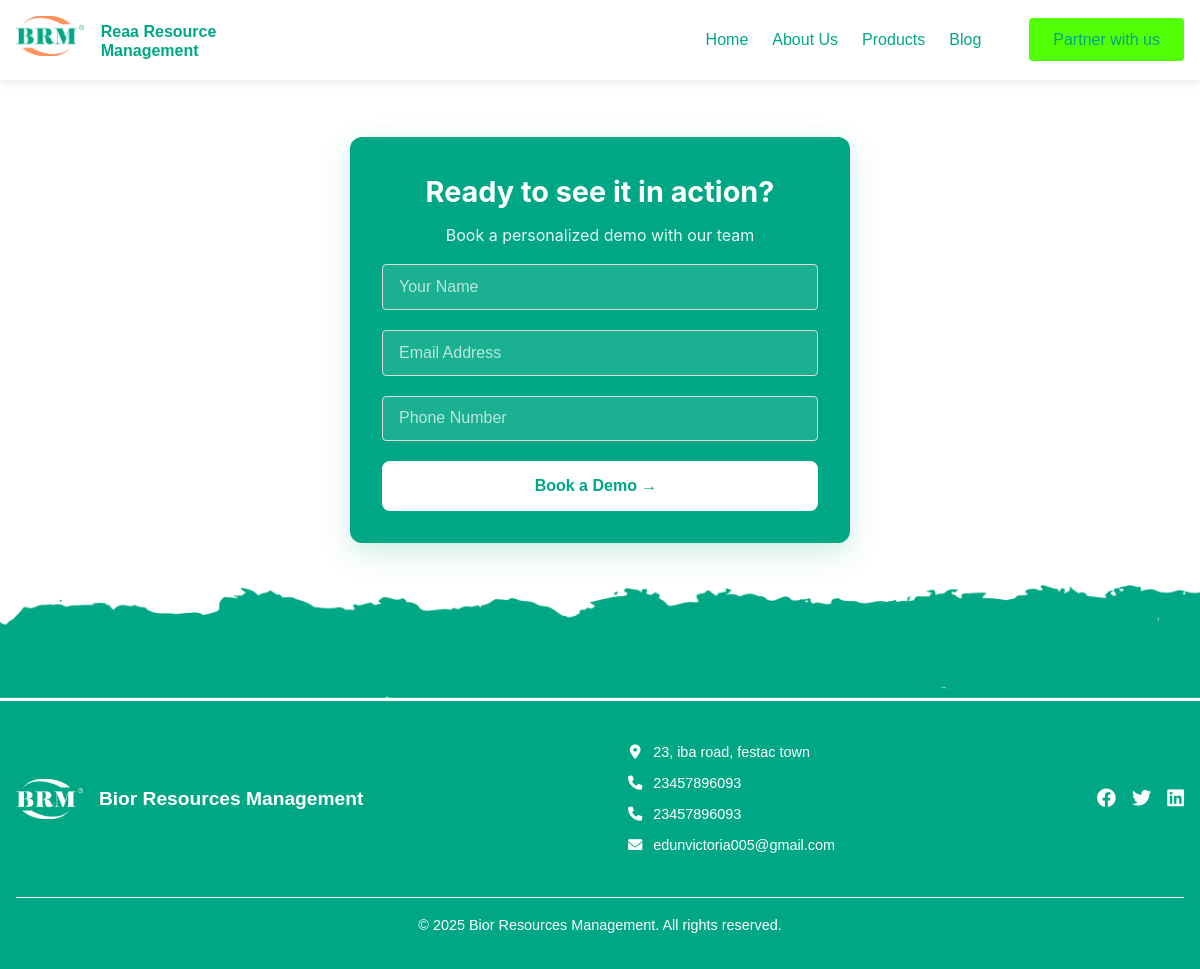
/book-demo/, run on the app's committed database.
### rearm/models.py (models this page shows, shortened)
class Navbar(models.Model):
    logo = models.ImageField(upload_to='navbar/')  # Stores in `media/navbar/`
    site_name = models.CharField(max_length=100)
    def logo_preview(self):
        if self.logo:
            return mark_safe(f'<img src="{self.logo.url}" width="50" />')
        return "No Logo"
    logo_preview.short_description = 'Preview'

class CompanyInfo(models.Model):
    name = models.CharField(max_length=100)
    logo = models.ImageField(upload_to='company/')
    address = models.TextField()
    phone_number_1 = models.CharField(max_length=20)
    phone_number_2 = models.CharField(max_length=20, blank=True, null=True)
    email = models.EmailField()
    class Meta:
        verbose_name_plural = "Company Info"

class SocialMedia(models.Model):
    PLATFORMS = [
        ('facebook', 'Facebook'),
        ('twitter', 'Twitter'),
        ('instagram', 'Instagram'),
        ('linkedin', 'LinkedIn'),
        ('youtube', 'YouTube'),
    ]
    company = models.ForeignKey(CompanyInfo, on_delete=models.CASCADE, related_name='social_media')
    platform = models.CharField(max_length=20, choices=PLATFORMS)
    url = models.URLField()
    def icon_class(self):
        return f"fab fa-{self.platform}"

### rearm/views.py (the view)
# urls.py: path('book-demo/', book_demo_page, name='book_demo'),
def book_demo_page(request):
    if request.method == 'POST':
        form = DemoBookingForm(request.POST)
        if form.is_valid():
            booking = form.save()
            calendly_url = f"https://meet.brevo.com/rearm-resouces/30-minute-meeting"
            booking.calendly_event_uri = calendly_url
            booking.save()
            return redirect(calendly_url)
    else:
        form = DemoBookingForm()
    return render(request, 'book_demo_page.html', {'form': form})

### rearm/forms.py
class DemoBookingForm(forms.ModelForm):
    class Meta:
        model = DemoBooking
        fields = ['name', 'email', 'phone']
        widgets = {
            'name': forms.TextInput(attrs={'placeholder': 'Your Name'}),
            'email': forms.EmailInput(attrs={'placeholder': 'Email Address'}),
            'phone': forms.TextInput(attrs={'placeholder': 'Phone Number'}),
        }

### rearm/context_processors.py (called while the page is built)
def global_context(request):
    context = {}
    context['navbar'] = Navbar.objects.first()
    context['hero_sections'] = {
        hero.page: hero for hero in HeroSection.objects.all()
    } if HeroSection.objects.exists() else {}
    context['company'] = CompanyInfo.objects.first()
    context['current_year'] = datetime.now().year
    return context

### templates/book_demo_page.html (shortened to what this page needs)
{% extends 'base.html' %}
{% load static %}
{% block content %}
<div class="demo-container">
  <div class="demo-card">
    <div class="demo-header">
      <h3>Ready to see it in action?</h3>
      <p>Book a personalized demo with our team</p>
    </div>
    <form method="POST" action="{% url 'book_demo' %}" class="demo-form">
      <div class="form-group">
        {{ form.name }}
      </div>
      <div class="form-group">
        {{ form.email }}
      </div>
      <div class="form-group">
        {{ form.phone }}
      </div>
      <button type="submit" class="demo-btn">Book a Demo →</button>
    </form>
  </div>
</div>
{% endblock %}

### templates/includes/navbar.html (shortened to what this page needs)
{% load static %}
<nav class="navbar">
  <div class="navbar-container">
    <div class="brand-wrapper">
      {% if navbar %}
        <a href="/" class="navbar-brand">
          <img src="{{ navbar.logo.url }}" alt="{{ navbar.site_name }}" class="logo">
          <span class="site-name">{{ navbar.site_name }}</span>
        </a>
      {% else %}
        <a href="/" class="navbar-brand">
          <img src="{% static 'images/default-logo.png' %}" alt="Default Logo" class="logo">
          <span class="site-name">My Site</span>
        </a>
      {% endif %}
    </div>
    <div class="navbar-links" id="main-nav-links">
      <div class="nav-center">
        <a href="/">Home</a>
        <a href="/about">About Us</a>
        <a href="{% url 'product_list' %}">Products</a>
        <a href="{% url 'post_list_all' %}">Blog</a>
      </div>
      <div class="nav-right">
        <a href="#" class="contact-modal-btn">Partner with us</a>
     </div>
    </div>
  </div>
</nav>

### templates/includes/footer.html
{% load static %}
<div class="footer-grunge">
  <img src="{% static 'img/footerGrunge.png' %}" alt="">
</div>
<footer class="simple-footer">
  <div class="container">
        <div class="footer-content">
            <div class="footer-brand">
                {% if company.logo %}
                <img src="{{ company.logo.url }}" alt="{{ company.name }} Logo" class="footer-logo">
                {% endif %}
                <h3>{{ company.name }}</h3>
            </div>
            <div class="footer-contact">
                <p><i class="fas fa-map-marker-alt"></i> {{ company.address }}</p>
                <p><i class="fas fa-phone"></i> {{ company.phone_number_1 }}</p>
                {% if company.phone_number_2 %}
                <p><i class="fas fa-phone"></i> {{ company.phone_number_2 }}</p>
                {% endif %}
                <p><i class="fas fa-envelope"></i> {{ company.email }}</p>
            </div>
            <div class="footer-social">
                {% for social in company.social_media.all %}
                <a href="{{ social.url }}" target="_blank" rel="noopener noreferrer" aria-label="{{ social.get_platform_display }}">
                <i class="{{ social.icon_class }}"></i>
                </a>
                {% endfor %}
            </div>
        </div>
        <div class="footer-copyright">
        <p>&copy; {{ current_year }} {{ company.name }}. All rights reserved.</p>
        </div>
  </div>
</footer>

### blog/static/blog/css/main.css (style rules this page uses)
body { font-family: Arial, sans-serif; margin: 0; padding: 0; background: #f4f4f4; }
.container { max-width: 1200px; margin: 2rem auto; padding: 1rem; }

### static/css/navbar.css (style rules this page uses)
.navbar { background: white; box-shadow: 0 2px 10px rgba(0,0,0,0.1); position: fixed; width: 100%; top: 0; left: 0; z-index: 1000; font-family: 'TT Firs Neue Trl', sans-serif; font-size: 16px; }
.navbar-container { display: flex; justify-content: space-between; align-items: center; max-width: 1200px; margin: 0 auto; padding: 1rem; }
.brand-wrapper { display: flex; align-items: center; }
.logo { height: 40px; margin-right: 12px; }
.site-name { font-weight: 600; color: #00A784; display: inline-block; max-width: 120px; line-height: 1.2; }
.navbar-links { display: flex; align-items: center; gap: 2rem; }
.nav-center { display: flex; gap: 1.5rem; }
.nav-right { margin-left: 1rem; }
.navbar a { color: #00A784; text-decoration: none; font-weight: 500; }

### static/css/services.css (style rules this page uses)
.container { max-width: 1200px; margin: 0 auto; padding: 0 20px; }

### static/css/book_demo_banner.css (style rules this page uses)
.demo-container { display: flex; justify-content: center; align-items: center; min-height: 60vh; padding: 2rem; margin-top: 100px; }
.demo-card { background: #00A784; color: white; border-radius: 12px; box-shadow: 0 10px 30px rgba(0, 167, 132, 0.2); width: 100%; max-width: 500px; overflow: hidden; }
.demo-header { padding: 2rem 2rem 1rem; text-align: center; }
.demo-header h3 { font-size: 1.8rem; margin-bottom: 0.5rem; }
.demo-header p { opacity: 0.9; margin-bottom: 0; }
.demo-form { padding: 0 2rem 2rem; }
.form-group { margin-bottom: 1.25rem; }
.form-group input { width: 100%; padding: 1rem; border: 2px solid rgba(255,255,255,0.3); border-radius: 8px; font-size: 1rem; background: rgba(255,255,255,0.1); color: white; transition: all 0.3s ease; }
.form-group input::placeholder { color: rgba(255,255,255,0.7); }
.demo-btn { width: 100%; background: white; color: #00A784; border: none; padding: 1rem; font-size: 1rem; font-weight: 600; border-radius: 8px; cursor: pointer; transition: all 0.3s ease; display: flex; align-items: center; justify-content: center; gap: 0.5rem; }
.demo-btn::after { content: ''; transition: transform 0.3s ease; }

### static/css/about.css (style rules this page uses)
.container { padding: 0 1.5rem; }

### static/css/footer.css (style rules this page uses)
.footer-grunge { position: relative; top: 5px; }
.footer-grunge img { width: 100%; }
.simple-footer { font-family: 'TT Firs Neue Trl', sans-serif; background: #00A784; color: #fff; padding: 2rem 0; font-size: 0.9rem; }
.container { padding: 0 1rem; }
.footer-content { display: flex; flex-direction: column; margin-bottom: 2rem; }
.footer-brand { display: flex; align-items: center; gap: 1rem; }
.footer-logo { height: 40px; width: auto; }
.footer-brand h3 { margin: 0; font-size: 1.2rem; }
.footer-contact p { margin: 0.5rem 0; display: flex; align-items: center; gap: 0.5rem; }
.footer-contact i { color: white; width: 20px; text-align: center; }
.footer-social { color: #fff; display: flex; gap: 1rem; }
.footer-social a { color: #fff; font-size: 1.2rem; transition: color 0.3s ease; }
.footer-copyright { text-align: center; padding-top: 1rem; border-top: 1px solid #ffffff; color: #a0aec0; }
.footer-copyright p { color: #fff; }
@media (min-width: 768px) { .footer-content { flex-direction: row; justify-content: space-between; align-items: center; } }
@media (min-width: 768px) { .footer-contact { text-align: center; } }

### static/css/products.css (style rules this page uses)
.container { max-width: 1200px; margin: 0 auto; padding: 0 1rem; }

### static/css/modal-contact.css (style rules this page uses)
.contact-modal-btn { background-color: #53ff03; color: white; border: none; padding: 0.8rem 1.5rem; font-size: 1rem; border-radius: 4px; cursor: pointer; transition: all 0.3s ease; }
.form-group input, .form-group textarea { width: 100%; padding: 0.8rem 1rem; border: 1px solid #ddd; border-radius: 4px; font-size: 1rem; transition: border-color 0.3s ease; }

### static/css/post_detail.css (style rules this page uses)
:root { --primary-color: #4361ee; --secondary-color: #3f37c9; --text-color: #333; --light-text: #666; --lighter-text: #999; --border-color: #e1e1e1; --bg-light: #f8f9fa; --spacing-unit: 1rem; --border-radius: 6px; }
* { box-sizing: border-box; margin: 0; padding: 0; }
body { font-family: -apple-system, BlinkMacSystemFont, 'Segoe UI', Roboto, Oxygen, Ubuntu, Cantarell, sans-serif; line-height: 1.6; color: var(--text-color); background-color: #fff; }
a { color: var(--primary-color); text-decoration: none; transition: color 0.2s ease; }
img { max-width: 100%; height: auto; }

### data on the page
Navbar: logo (picture), site_name "Reaa Resource Management"
CompanyInfo: logo (picture), name "Bior Resources Management", address "23, iba road, festac town", phone_number_1 "23457896093", phone_number_2 "23457896093", email "edunvictoria005@gmail.com"

### other printed values
{{ current_year }} "2025"
